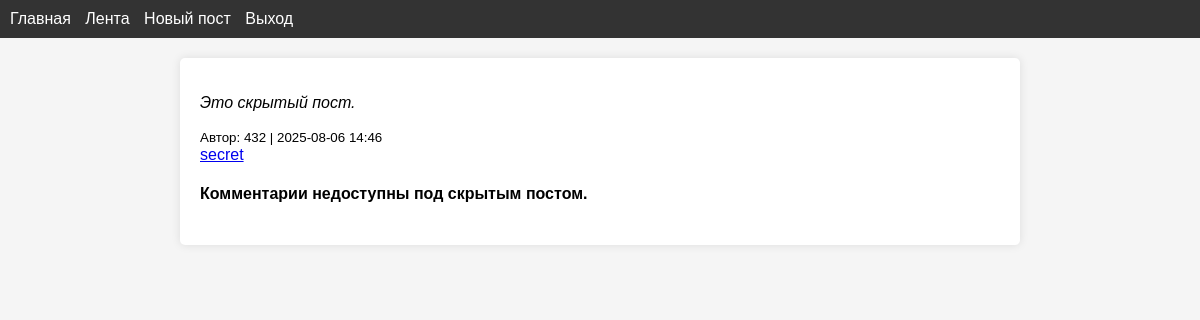
The app's page /post/4 (signed in) with its own data.
### blog/models.py (models this page shows)
class User(db.Model, UserMixin):
    id = db.Column(db.Integer, primary_key=True)
    username = db.Column(db.String(20), unique=True, nullable=False)
    password = db.Column(db.String(60), nullable=False)
    posts = db.relationship('Post', backref='author', lazy=True)
    subscriptions = db.relationship('User',
        secondary=subscriptions,
        primaryjoin=(subscriptions.c.subscriber_id == id),
        secondaryjoin=(subscriptions.c.subscribed_id == id),
        backref=db.backref('subscribers', lazy='dynamic'),
        lazy='dynamic'
    )

class Post(db.Model):
    id = db.Column(db.Integer, primary_key=True)
    content = db.Column(db.Text, nullable=False)
    date_posted = db.Column(db.DateTime, default=datetime.utcnow)
    is_public = db.Column(db.Boolean, default=True)
    request_only = db.Column(db.Boolean, default=False)
    user_id = db.Column(db.Integer, db.ForeignKey('user.id'), nullable=False)
    tags = db.relationship('Tag', secondary=tags, backref=db.backref('posts', lazy='dynamic'))
    comments = db.relationship('Comment', backref='post', lazy=True, cascade="all, delete-orphan")

class Tag(db.Model):
    id = db.Column(db.Integer, primary_key=True)
    name = db.Column(db.String(50), unique=True)

### blog/routes.py (the view)
@app.route('/post/<int:post_id>', methods=['GET', 'POST'])
@login_required
def view_post(post_id):
    post = Post.query.get_or_404(post_id)
    form = CommentForm()
    if form.validate_on_submit():
        comment = Comment(content=form.content.data, post=post, user_id=current_user.id)
        db.session.add(comment)
        db.session.commit()
    return render_template('view_post.html', post=post, form=form)

### blog/models.py (called while the page is built)
@login_manager.user_loader
def load_user(user_id):
    return User.query.get(int(user_id))

### blog/templates/view_post.html (shortened to what this page needs)
{% extends "base.html" %}
{% block content %}
<div class="card mb-3">
    <div class="card-body">
    {% if post.request_only and post.author != current_user %}
        <p><em>Это скрытый пост.</em></p>
    {% elif post.request_only and post.author == current_user %}
            <small><i>Этот пост был скрыт по Вашему запросу и виден только Вам.</i></small>
            <p>{{ post.content }}</p>
    {% else %}
        <p>{{ post.content }}</p>
    {% endif %}
        <small>Автор: {{ post.author.username }} | {{ post.date_posted.strftime('%Y-%m-%d %H:%M') }}</small><br>
        {% for tag in post.tags %}
            <a href="{{ url_for('posts_by_tag', tag_name=tag.name) }}" class="badge bg-secondary">{{ tag.name }}</a>
        {% endfor %}
    </div>
</div>
{% if post.request_only and post.author != current_user %}
    <h4>Комментарии недоступны под скрытым постом.</h4>
{% endif %}
{% endblock %}

### blog/static/style.css (style rules this page uses)
body { font-family: sans-serif; margin: 0; padding: 0; background: #f5f5f5; }

### records on screen
User: author.username "432"
Post: date_posted "2025-08-06 14:46"
Tag: name "secret"
